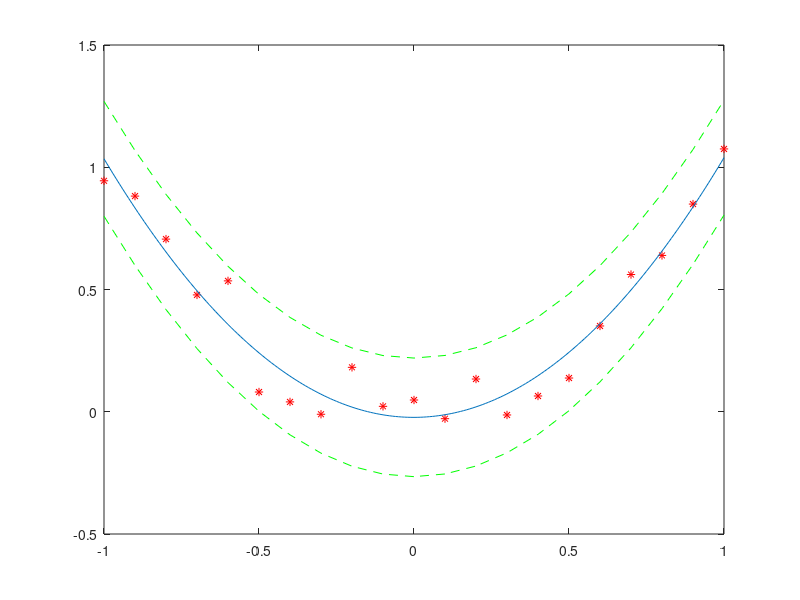

The MATLAB source for this figure:
x=-1:0.1:1;
y=x.^2+0.1*randn(size(x));
[p S]=polyfit(x,y,2);
[yyy d]=polyconf(p,x,S);
xx=-1:0.01:1;
yy=polyval(p,xx);
plot(x,y,'r*');
hold on;
plot(xx,yy);
plot(x,yyy-d,'g--');
plot(x,yyy+d,'g--');
% p = polyfit(x,y,n) returns the coefficients for a polynomial p(x)
% of degree n that is a best fit (in a least-squares sense) for the data in y.
% [p,S] = polyfit(x,y,n) also returns a structure S
% that can be used as an input to polyval to obtain error estimates.
% [Y,DELTA]= polyconf(p,X,S) takes outputs p and S from polyfit and generates
% 95% prediction intervals Y ± DELTA for new observations at the values in X.